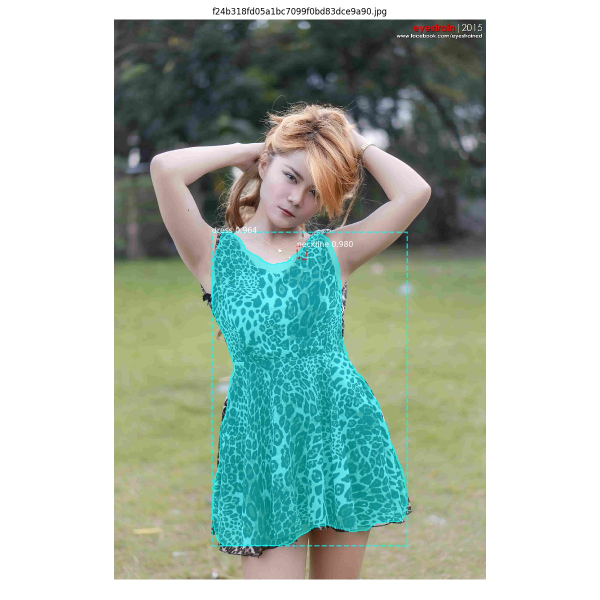
#> input picture examples/example_001.jpeg, 1200 x 1200 px (shown at 1/2 size)
$ python triton_client.py ../../../examples/example_001.jpeg
#> lines starting #> are read from the running program, lines starting #| are printed output that depends on the picture
"""Run inference against a Triton-served fashion parser and optionally visualise it."""
import argparse
import logging

import numpy as np
import tritonclient.http as httpclient
from PIL import Image

from fashion_parser.config.settings import IMAGE_SIZE

logger = logging.getLogger(__name__)

OUTPUT_NAMES = ("boxes", "labels", "scores", "masks")


def preprocess(image_path, image_size=IMAGE_SIZE):
    """Load an image as a float32 ``[1, 3, H, W]`` array in ``[0, 1]``."""
#> called with image_path = '../../../examples/example_001.jpeg', image_size = 512
    img = Image.open(image_path).convert("RGB").resize((image_size, image_size))
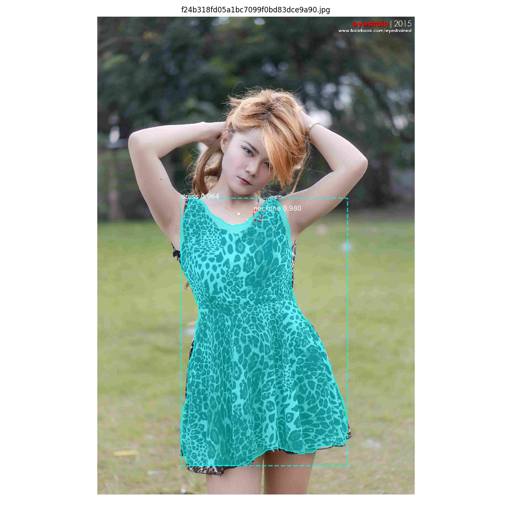
#> img: PIL image 512x512 RGB; mean R, G, B 172.6, 188.6, 179.1
    array = np.asarray(img, dtype=np.float32).transpose(2, 0, 1) / 255.0
    return array[None]


def infer_fashion(image_path, server_url="localhost:8000", model_name="fashion_parser"):
    """Return a dict with ``boxes``, ``labels``, ``scores`` and ``masks`` arrays."""
    batch = preprocess(image_path)
    client = httpclient.InferenceServerClient(url=server_url)

    infer_input = httpclient.InferInput("images", batch.shape, "FP32")
    infer_input.set_data_from_numpy(batch)
    outputs = [httpclient.InferRequestedOutput(name) for name in OUTPUT_NAMES]

    results = client.infer(model_name=model_name, inputs=[infer_input], outputs=outputs)
    return {name: results.as_numpy(name) for name in OUTPUT_NAMES}


def main():
    parser = argparse.ArgumentParser(description=__doc__)
    parser.add_argument("image", help="Path to input image")
    parser.add_argument("--url", default="localhost:8000", help="Triton HTTP endpoint")
    parser.add_argument("--threshold", type=float, default=0.5, help="Minimum score to report")
    args = parser.parse_args()

    logging.basicConfig(level=logging.INFO, format="%(message)s")
    try:
        results = infer_fashion(args.image, args.url)
    except Exception as exc:
        raise SystemExit(f"Inference failed (is Triton running?): {exc}")

    keep = results["scores"] >= args.threshold
    logger.info("Detected %d objects (score >= %.2f)", keep.sum(), args.threshold)
    for label, score in zip(results["labels"][keep], results["scores"][keep]):
        logger.info("  class %d  score %.3f", label, score)


if __name__ == "__main__":
    main()
#> (the call stopped at in infer_fashion, `client = httpclient.InferenceServerClient(url=server_url)`: tritonclient is not available in this run)
